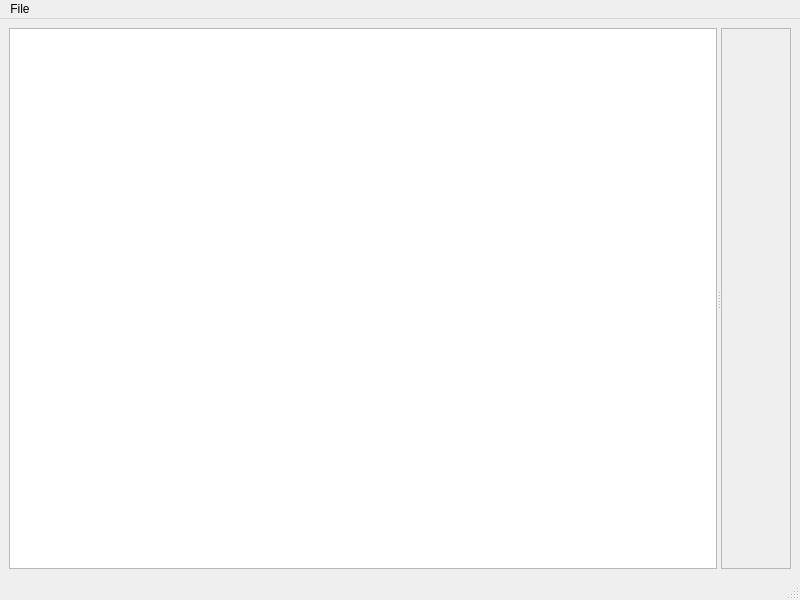
<?xml version="1.0" encoding="UTF-8"?>
<ui version="4.0">
 <class>MainWindow</class>
 <widget class="QMainWindow" name="MainWindow">
  <property name="geometry">
   <rect>
    <x>0</x>
    <y>0</y>
    <width>800</width>
    <height>600</height>
   </rect>
  </property>
  <property name="windowTitle">
   <string>MainWindow</string>
  </property>
  <widget class="QWidget" name="centralwidget">
   <layout class="QGridLayout" name="gridLayout">
    <item row="0" column="0">
     <widget class="QSplitter" name="splitter">
      <property name="orientation">
       <enum>Qt::Horizontal</enum>
      </property>
      <widget class="View" name="graphicsView"/>
      <widget class="QScrollArea" name="scrollArea">
       <property name="widgetResizable">
        <bool>true</bool>
       </property>
       <widget class="QWidget" name="scrollAreaWidgetContents">
        <property name="geometry">
         <rect>
          <x>0</x>
          <y>0</y>
          <width>233</width>
          <height>536</height>
         </rect>
        </property>
       </widget>
      </widget>
     </widget>
    </item>
   </layout>
  </widget>
  <widget class="QMenuBar" name="menubar">
   <property name="geometry">
    <rect>
     <x>0</x>
     <y>0</y>
     <width>800</width>
     <height>22</height>
    </rect>
   </property>
   <widget class="QMenu" name="menuFile">
    <property name="title">
     <string>File</string>
    </property>
    <addaction name="actionAdd"/>
    <addaction name="actionReplace"/>
    <addaction name="actionQuit"/>
    <addaction name="separator"/>
   </widget>
   <addaction name="menuFile"/>
  </widget>
  <widget class="QStatusBar" name="statusbar"/>
  <action name="actionQuit">
   <property name="text">
    <string>Quit</string>
   </property>
  </action>
  <action name="actionReplace">
   <property name="text">
    <string>Replace</string>
   </property>
  </action>
  <action name="actionAdd">
   <property name="text">
    <string>Add</string>
   </property>
  </action>
 </widget>
 <customwidgets>
  <customwidget>
   <class>View</class>
   <extends>QGraphicsView</extends>
   <header>View.h</header>
  </customwidget>
 </customwidgets>
 <resources/>
 <connections/>
</ui>
